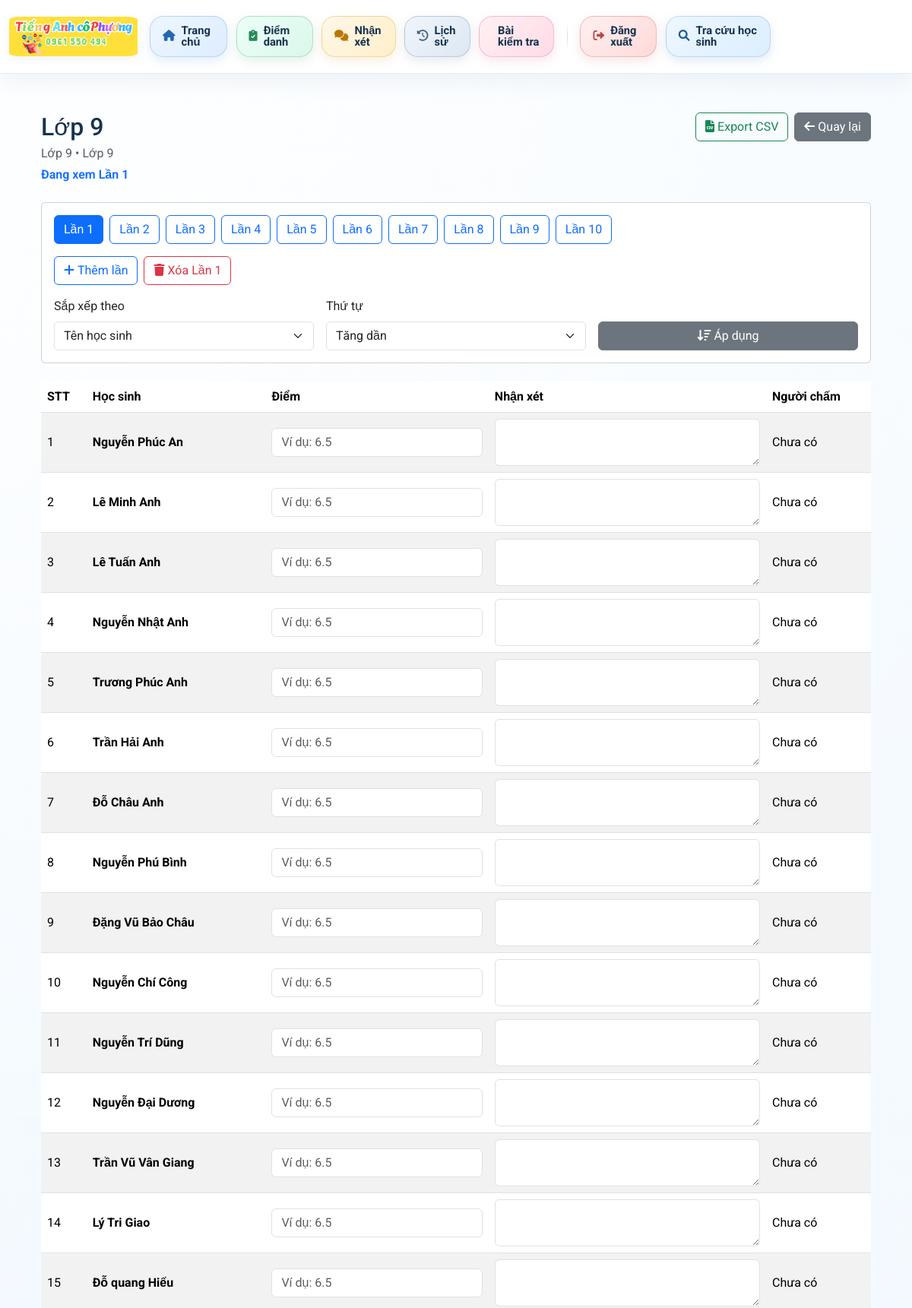
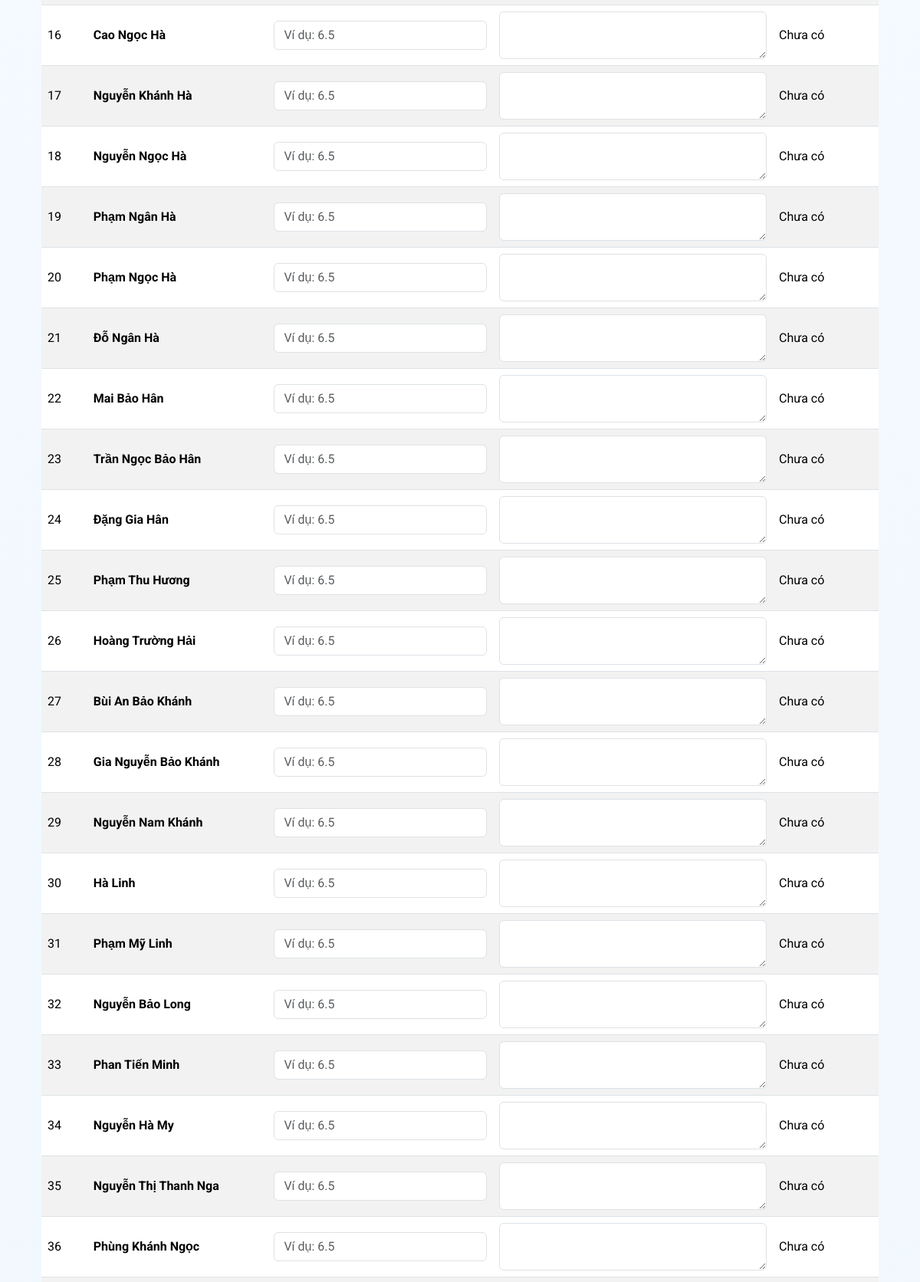
/tests/1 (signed in, upper part), run on the app's committed database (2 pictures, top to bottom).
### models.py (models this page shows)
class TestExam(db.Model):
    __tablename__ = 'test_exam'
    __bind_key__ = 'attendance'
    id = db.Column(db.Integer, primary_key=True)
    title = db.Column(db.String(200), nullable=False)
    grade = db.Column(db.String(20), nullable=False)
    description = db.Column(db.Text, nullable=True)
    created_at = db.Column(db.DateTime, default=datetime.utcnow, nullable=False)
    created_by = db.Column(db.Integer, db.ForeignKey('user.id'), nullable=False)
    created_by_user = db.relationship('User', foreign_keys=[created_by], backref='test_exams_created')

class TestScore(db.Model):
    __tablename__ = 'test_score'
    __bind_key__ = 'attendance'
    id = db.Column(db.Integer, primary_key=True)
    test_exam_id = db.Column(db.Integer, db.ForeignKey('test_exam.id', ondelete='CASCADE'), nullable=False)
    student_id = db.Column(db.Integer, nullable=False)
    attempt_number = db.Column(db.Integer, nullable=False)
    score = db.Column(db.Float, nullable=True)
    comment = db.Column(db.Text, nullable=True)
    graded_by = db.Column(db.Integer, db.ForeignKey('user.id'), nullable=True)
    graded_at = db.Column(db.DateTime, nullable=True)
    test_exam = db.relationship('TestExam', backref=db.backref('scores', lazy=True, cascade='all, delete-orphan'))
    graded_by_user = db.relationship('User', foreign_keys=[graded_by], backref='test_scores_graded')
    __table_args__ = (db.UniqueConstraint('test_exam_id', 'student_id', 'attempt_number', name='_test_exam_student_attempt_uc'),)

### app.py (the view, shortened to what this page needs)
@app.route('/tests/<int:exam_id>', methods=['GET', 'POST'])
@login_required
def manage_test_exam(exam_id):
    if current_user.role not in ['admin', 'giaovien']:
        flash('Bạn không có quyền truy cập trang này.', 'danger')
        abort(403)
    exam = TestExam.query.get_or_404(exam_id)
    sync_exam_roster(exam)
    db.session.commit()
    attempt_numbers = get_exam_attempt_numbers(exam.id)
    if not attempt_numbers:
        flash('Bài kiểm tra này chưa có lần kiểm tra nào.', 'warning')
        return redirect(url_for('test_management'))
    attempt = request.values.get('attempt', attempt_numbers[0], type=int)
    if attempt not in attempt_numbers:
        attempt = attempt_numbers[0]
    sort_by = request.values.get('sort_by', 'name')
    sort_order = request.values.get('sort_order', 'asc')
    results = TestScore.query.filter_by(test_exam_id=exam.id, attempt_number=attempt).all()
    student_map = {
        student.id: student
        for student in Student.query.filter(Student.id.in_([result.student_id for result in results])).all()
    }
    rows = []
    for result in results:
        student = student_map.get(result.student_id)
        if not student:
            continue
        rows.append({
            'student': student,
            'result': result
        })
    if sort_by == 'score':
        if sort_order == 'asc':
            rows.sort(key=lambda row: (
                row['result'].score is None,
                row['result'].score if row['result'].score is not None else 0,
                row['student'].name or ''
            ))
        else:
            rows.sort(key=lambda row: (
                row['result'].score is None,
                -(row['result'].score if row['result'].score is not None else -1),
                row['student'].name or ''
            ))
    else:
        reverse_name = sort_order == 'desc'
        rows.sort(
            key=lambda row: (
                row['student'].name.split()[-1] if row['student'].name and row['student'].name.split() else '',
                row['student'].name or ''
            ),
            reverse=reverse_name
        )
    return render_template(
        'test_detail.html',
        exam=exam,
        rows=rows,
        attempt=attempt,
        attempt_labels=build_test_attempt_labels(attempt_numbers),
        attempt_numbers=attempt_numbers,
        sort_by=sort_by,
        sort_order=sort_order
    )

### app.py (called while the page is built, shortened)
def format_test_attempt_label(attempt_number):
    return f'Lần {attempt_number}'

def get_exam_attempt_numbers(exam_id):
    attempt_rows = db.session.query(TestScore.attempt_number).filter_by(
        test_exam_id=exam_id
    ).distinct().order_by(TestScore.attempt_number.asc()).all()
    return [attempt_number for (attempt_number,) in attempt_rows]

def build_test_attempt_labels(attempt_numbers):
    return {
        attempt_number: format_test_attempt_label(attempt_number)
        for attempt_number in attempt_numbers
    }

def get_exam_student_ids(exam_id):
    return {
        student_id
        for (student_id,) in db.session.query(TestScore.student_id).filter_by(
            test_exam_id=exam_id
        ).distinct().all()
    }

def sync_exam_roster(exam):
    attempt_numbers = get_exam_attempt_numbers(exam.id)
    if not attempt_numbers:
        return {'added': 0, 'removed': 0}
    target_student_ids = {
        student.id
        for student in Student.query.filter_by(grade=exam.grade).all()
    }
    existing_student_ids = get_exam_student_ids(exam.id)
    missing_student_ids = sorted(target_student_ids - existing_student_ids)
    removed_student_ids = sorted(existing_student_ids - target_student_ids)
    if removed_student_ids:
        TestScore.query.filter(
            TestScore.test_exam_id == exam.id,
            TestScore.student_id.in_(removed_student_ids)
        ).delete(synchronize_session=False)
    return {
        'added': len(missing_student_ids),
        'removed': len(removed_student_ids)
    }

@login_manager.user_loader
def load_user(user_id):
    return db.session.get(User, int(user_id))

### templates/test_detail.html (shortened to what this page needs)
{% extends "base.html" %}
{% block content %}
<div class="container mt-4">
    <div class="d-flex justify-content-between align-items-start mb-4 gap-3 flex-wrap">
        <div>
            <h2 class="mb-1">{{ exam.title }}</h2>
            <div class="text-muted">{{ exam.grade }}{% if exam.description %} • {{ exam.description }}{% endif %}</div>
            <div class="fw-semibold text-primary mt-1">Đang xem {{ attempt_labels[attempt] }}</div>
        </div>
        <div class="d-flex gap-2 flex-wrap">
            <a href="{{ url_for('export_test_exam_csv_internal', exam_id=exam.id, attempt=attempt, sort_by=sort_by, sort_order=sort_order) }}" class="btn btn-outline-success"><i class="fas fa-file-csv me-1"></i>Export CSV</a>
            <a href="{{ url_for('test_management') }}" class="btn btn-secondary"><i class="fas fa-arrow-left me-1"></i>Quay lại</a>
        </div>
    </div>
    <div class="card mb-4">
        <div class="card-body">
            <div class="d-flex flex-wrap gap-2 mb-3">
                {% for attempt_no in attempt_numbers %}
                <a href="{{ url_for('manage_test_exam', exam_id=exam.id, attempt=attempt_no, sort_by=sort_by, sort_order=sort_order) }}" class="btn {% if attempt == attempt_no %}btn-primary{% else %}btn-outline-primary{% endif %}">
                    {{ attempt_labels[attempt_no] }}
                </a>
                {% endfor %}
            </div>
            <div class="d-flex flex-wrap gap-2 mb-3">
                {% if current_user.role in ['admin', 'giaovien'] %}
                <form method="POST" action="{{ url_for('add_test_attempt', exam_id=exam.id) }}">
                    <button type="submit" class="btn btn-outline-primary"><i class="fas fa-plus me-1"></i>Thêm lần</button>
                </form>
                {% endif %}
                {% if current_user.role in ['admin', 'giaovien'] and attempt_numbers|length > 1 %}
                <form method="POST" action="{{ url_for('delete_test_attempt', exam_id=exam.id, attempt=attempt) }}" onsubmit="return confirm('Xóa {{ attempt_labels[attempt] }} và dồn các lần phía sau?');">
                    <button type="submit" class="btn btn-outline-danger"><i class="fas fa-trash me-1"></i>Xóa {{ attempt_labels[attempt] }}</button>
                </form>
                {% endif %}
            </div>
            <form method="GET" class="row g-3 align-items-end">
                <div class="col-md-4">
                    <label for="sort_by" class="form-label">Sắp xếp theo</label>
                    <select id="sort_by" name="sort_by" class="form-select">
                        <option value="name" {% if sort_by == 'name' %}selected{% endif %}>Tên học sinh</option>
                    </select>
                </div>
                <div class="col-md-4">
                    <label for="sort_order" class="form-label">Thứ tự</label>
                    <select id="sort_order" name="sort_order" class="form-select">
                        <option value="asc" {% if sort_order == 'asc' %}selected{% endif %}>Tăng dần</option>
                    </select>
                </div>
                <div class="col-md-4">
                    <button type="submit" class="btn btn-secondary w-100"><i class="fas fa-arrow-down-wide-short me-1"></i>Áp dụng</button>
                </div>
            </form>
        </div>
    </div>
    <form method="POST">
        <div class="table-responsive">
            <table class="table table-striped table-hover align-middle">
                <thead>
                    <tr>
                        <th>STT</th>
                        <th>Học sinh</th>
                        <th>Điểm</th>
                        <th>Nhận xét</th>
                        <th>Người chấm</th>
                    </tr>
                </thead>
                <tbody>
                    {% for row in rows %}
                    {% set student = row.student %}
                    {% set result = row.result %}
                    <tr>
                        <td>{{ loop.index }}</td>
                        <td>
                            <div class="fw-bold">{{ student.name }}</div>
                        </td>
                        <td style="min-width: 140px;">
                            <input
                                type="text"
                                name="score_{{ result.id }}"
                                class="form-control"
                                value="{{ '' if result.score is none else result.score }}"
                                inputmode="decimal"
                                pattern="^(?:10(?:\.0+)?|[0-9](?:\.\d+)?)$"
                                placeholder="Ví dụ: 6.5"
                            >
                        </td>
                        <td style="min-width: 280px;">
                            <textarea name="comment_{{ result.id }}" rows="2" class="form-control">{{ result.comment or '' }}</textarea>
                        </td>
                        <td>{{ result.graded_by_user.username if result.graded_by_user else 'Chưa có' }}</td>
                    </tr>
                    {% endfor %}
                </tbody>
            </table>
        </div>
    </form>
</div>
{% endblock %}

### static/css/style.css (style rules this page uses)
:root { --app-sky-1: #e9f5ff; --app-sky-2: #cfe7ff; --app-sky-3: #7bb6f5; --app-blue: #2f6fb2; --app-blue-dark: #1f4f82; --app-ink: #16324f; --app-border: rgba(47, 111, 178, 0.14); --app-shadow: 0 10px 30px rgba(32, 76, 123, 0.12); }
body { padding-top: 92px; font-family: 'Roboto', sans-serif; background: radial-gradient(circle at top left, rgba(255, 255, 255, 0.9), transparent 30%), linear-gradient(180deg, #f6fbff 0%, #eef6fd 100%); color: var(--app-ink); }

### data on the page
TestExam: title "Lớp 9", grade "Lớp 9", description "Lớp 9"

### other printed values
{{ attempt_labels[attempt] }} "Lần 1"
{{ attempt_labels[attempt_no] }} "Lần 1" "Lần 2" "Lần 3" "Lần 4" "Lần 5" "Lần 6" "Lần 7" "Lần 8" "Lần 9" "Lần 10"
{{ student.name }} "Nguyễn Phúc An" "Lê Minh Anh" "Lê Tuấn Anh" "Nguyễn Nhật Anh" "Trương Phúc Anh" "Trần Hải Anh" "Đỗ Châu Anh" "Nguyễn Phú Bình" "Đặng Vũ Bảo Châu" "Nguyễn Chí Công" "Nguyễn Trí Dũng" "Nguyễn Đại Dương" "Trần Vũ Vân Giang" "Lý Tri Giao" "Đỗ quang Hiếu" "Cao Ngọc Hà" "Nguyễn Khánh Hà" "Nguyễn Ngọc Hà" "Phạm Ngân Hà" "Phạm Ngọc Hà" "Đỗ Ngân Hà" "Mai Bảo Hân" "Trần Ngọc Bảo Hân" "Đặng Gia Hân" "Phạm Thu Hương" "Hoàng Trường Hải" "Bùi An Bảo Khánh" "Gia Nguyễn Bảo Khánh" "Nguyễn Nam Khánh" "Hà Linh" "Phạm Mỹ Linh" "Nguyễn Bảo Long" "Phan Tiến Minh" "Nguyễn Hà My" "Nguyễn Thị Thanh Nga" "Phùng Khánh Ngọc"
{{ result.graded_by_user.username if result.graded_by_user else 'Chưa có' }} "Chưa có" "Chưa có" "Chưa có" "Chưa có" "Chưa có" "Chưa có" "Chưa có" "Chưa có" "Chưa có" "Chưa có" "Chưa có" "Chưa có" "Chưa có" "Chưa có" "Chưa có" "Chưa có" "Chưa có" "Chưa có" "Chưa có" "Chưa có" "Chưa có" "Chưa có" "Chưa có" "Chưa có" "Chưa có" "Chưa có" "Chưa có" "Chưa có" "Chưa có" "Chưa có" "Chưa có" "Chưa có" "Chưa có" "Chưa có" "Chưa có" "Chưa có"
